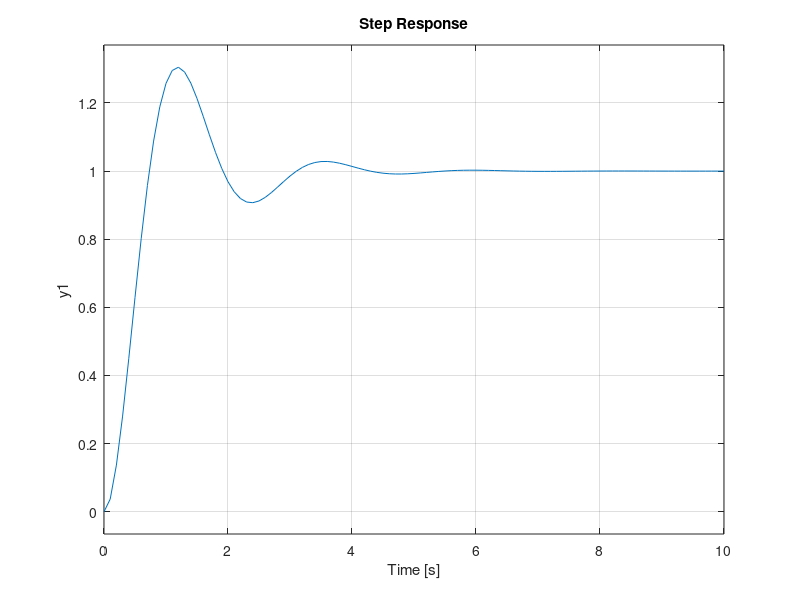
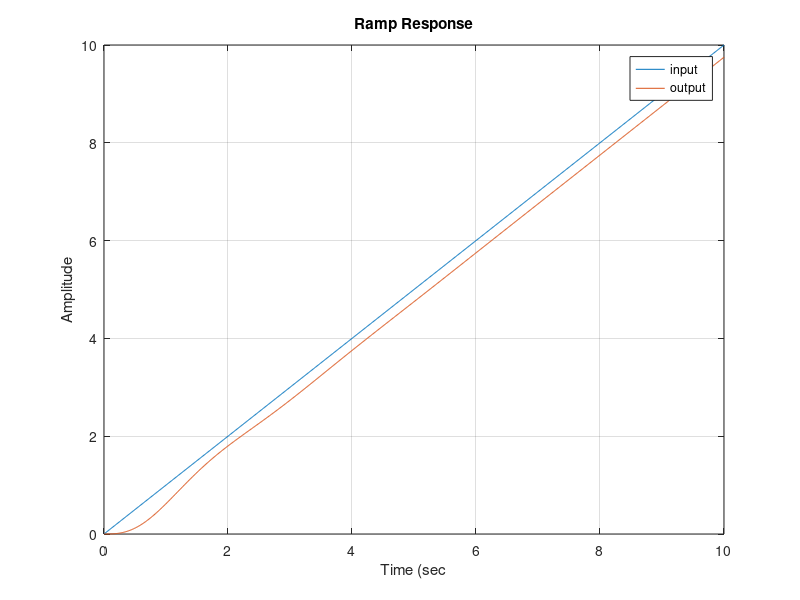
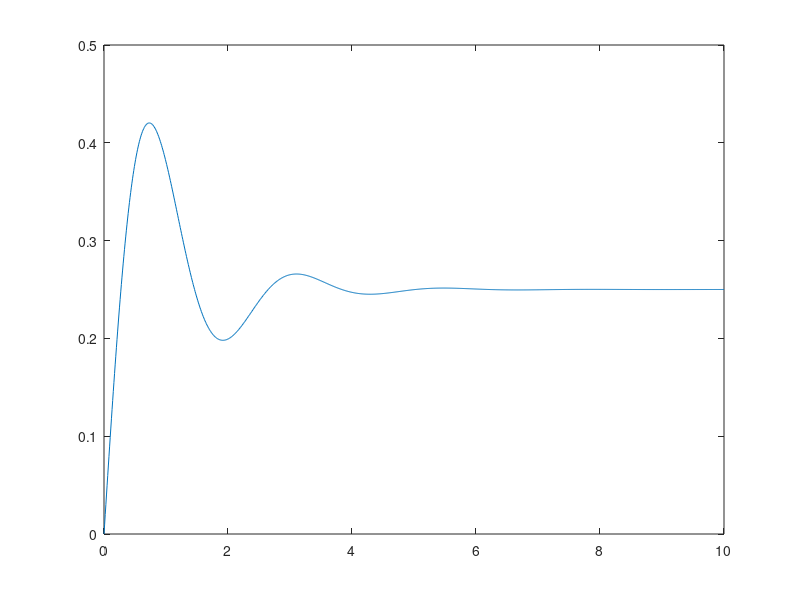

These figures' MATLAB source, in order: (Note: this script raises an error after producing the figures.)
clc, clear, close all;

% Εργαστήριο 1.

% Άσκηση 1.

% Έχουμε τη συνάρτηση μεταφοράς:
G = tf(8, [1 2 0])

% Συνάρτηση μεταφοράς κλειστού βρόχου:
Gc = feedback(G, 1, -1) % μοναδιαία βηματική ανάδραση.

% Βηματική απόκριση:
figure;
step(Gc, 10); % για χρονικό διάστημα 10sec.

% 1. Σφάλμα θέσης: βλέπουμε απο το σχήμα ότι το σφάλμα θέσης είναι μηδέν.

% 2. Σφάλμα ταχύτητας: απόκριση του συστήματος για είσοδο ράμπα.
t = 0:0.01:10;
u = t'; % ράμπα.
y = lsim(Gc, u, t); % έξοδος για το Gc, για είσοδο u και για χρόνο t.

% Plot την απόκριση του Gc για είσοδο ράμπα.
figure;
plot(t,u);
hold on;
plot(t,y);
title("Ramp Response");
xlabel("Time (sec");
ylabel("Amplitude");
legend("input", "output");
grid on;

% Plot το σφάλμα ταχύτητας. Πράγματι παρατηρούμε ότι το σφάλμα έπειτα από
% μερικές ταλαντώσεις σταθεροποιείται.
figure;
plot(t, u-y);
hold on;
yline(0.25, "--");
title("Error response");
xlabel("Time (sec)");
ylabel("Amplitude");
legend("e(t)");
grid on;

%% Άσκηση 2.
clc, clear, close all;

% Η συνάρτηση μεταφοράς του ελεγχόμενου συστήματος είναι:
G = tf([8 18], [1 0 -2])

% Σφάλμα θέσης:
kp = dcgain(G)
essp = 1/(1+kp)

% Συνάρτηση μεταφοράς συστήματος κλειστού βρόχου:
Gc = feedback(G,1,-1); % μοναδιαία αρνητική ανάδραση.

% Plot την βηματική απόκριση.
figure;
step(Gc,10);
hold on;
yline(1-essp, "r-", "y_{ss}");
[y,t] = step(Gc, 10); % y: the response.

% Το σφάλμα θέσης είναι:
ess_sim = 1 - y(end)

%% Άσκηση 3.
clc, clear, close all;

% Ελεγχόμενο σύστημα:
G = tf(4, [1 6 0])

% Ανάδραση:
H = tf(1, [1 0.75])

% Συνάρτηση μεταφοράς κλειστού βρόχου:
Gc = feedback(G, H, -1) % μοναδιαία αρνητική ανάδραση.

kp = dcgain(G*H) % open loop dc gain.
essp = 1/(1+kp)

%% Εργαστήριο 2.
clc, clear, close all;

% Συστήματα 1ης τάξης.

% Άσκηση 1.

% Το σύστημάς μας έχει συνάρτηση μεταφοράς:
num = 2;
den = [1 2];
G = tf(num, den)

figure;
step(G);
figure;
bodemag(G); % magnitude only bode diagram.

%% Άσκηση 2.
clc, clear, close all;

num = 8;
den = [1 8];
G = tf(num, den)

figure;
step(G);
figure;
bodeplot(G);

%% Συστήματα 2ης τάξης.
clc, clear, close all;

% Άσκηση 1.
G = tf(16, [1 10 16])

% Frequency ranges:
w1 = {0, 2};
w2 = {2, 8};
w3 = {8, 80};

% Step response.
figure;
step(G);

% Plot Bode magnitude:
figure;
subplot(1,3,1);
bodemag(G,w1);
ylim([-55 1]);
subplot(1,3,2);
bodemag(G,w2);
ylim([-55 1]);
subplot(1,3,3);
bodemag(G,w3);
ylim([-55 1]);

%% Άσκηση 2.
clc; clear; close all;

G = tf(1,[1 0.8 1]); % ζ = 0.4 (overshoot).
sinfo = stepinfo(G);
Tf = sinfo.SettlingTime
Tp = sinfo.PeakTime
Mp = sinfo.Overshoot    
T  = 6.9; % theoretically.  

% Step response.
figure; step(G,20); grid on
xline(Tp,"--"); xline(Tp+T,"--"); title('Step of G')

% Bode magnitude.
figure;
w = logspace(-2,2,800);
bodemag(G,w); grid on; title('Bode |G|')

zeta = [0.4 0.8 1.0];
wn   = 1;

H = cell(1,numel(zeta));           
for i = 1:numel(zeta)
    num = wn^2;
    den = [1 2*zeta(i)*wn wn^2];
    H{i} = tf(num,den);
end

% Step Response.
figure;
hold on;
grid on;
for i = 1:numel(zeta)
    step(H{i},20);               
end
hold off;
legend('\zeta=0.4','\zeta=0.8','\zeta=1.0','Location','best');
title('Step responses for different \zeta');

% Bode Plots.
figure;
hold on;
grid on;
for i = 1:numel(zeta)
    bodemag(H{i},w);               
end
hold off;
legend('\zeta=0.4','\zeta=0.8','\zeta=1.0','Location','best');
title('Bode magnitude for different \zeta');

%% Άσκηση 3.
clc, clear, close all;

z = 0.6;
wn = [2, 1, 0.5]; % range of wn values.

% Transfer Function.
G = cell(1,numel(wn));
for i=1:numel(wn)
    num = wn(i)^2;
    den = [1 2*z*wn(i)^2 wn(i)^2];
    G{i} = tf(num, den)
end

% Step Response.
figure;
hold on;
grid on;
for i = 1:numel(wn)
    step(G{i},20);               
end
hold off;
legend('w_n=2','w_n=1','w_n=0.5','Location','best');
title('Step responses for different w_n');

% Bode Plots.
figure;
hold on;
grid on;
for i = 1:numel(wn)
    bodemag(G{i},wn);               
end
hold off;
legend('w_n=2','w_n=1','w_n=0.5','Location','best');
title('Bode magnitude for different w_n');

%% Άσκηση 4.
clc, clear, close all;

z = [0.8, 0.6, 0.4, 1]; % range of z values.
wn = [2, 2.66, 4, 1.6]; % range of wn values.

% Transfer Function.
G = cell(1,numel(z));
for i=1:numel(z)
    num = wn(i)^2;
    den = [1 2*z(i)*wn(i)^2 wn(i)^2];
    G{i} = tf(num, den)
end

labels = arrayfun(@(zi,wi) sprintf('\\zeta=%.2f, \\omega_n=%.2f',zi,wi), ...
                  z, wn, 'UniformOutput', false);

% Step Response.
figure;
hold on;
grid on;
for i = 1:numel(z)
    step(G{i},20);               
end
hold off;
legend(labels,'Location','best');
title('Step responses for different \zeta and w_n');

% Bode Plots.
figure;
hold on;
grid on;
for i = 1:numel(wn)
    bodemag(G{i},wn);               
end
hold off;
legend(labels,'Location','best');
title('Bode magnitude for different \zeta and w_n');

%% Εργαστήριο 3.
clc, clear, close all;

% Άσκηση 1.

% Open loop transfer function.
s = tf('s'); % create the symbolic variable 's'.
G = 5/(0.5*s+1)

% Bode plot magnitude/phase.
figure;
bode(G);
grid on;

% Nyquist plot.
figure;
nyquist(G);
axis equal;

% Bode plot magnitude/phase but already calculated.
figure;
margin(G);
grid on;

%% Άσκηση 2.
clc, clear, close all;

% Open loop transfer function.
s = tf('s');
A = 20/((s-3)*(s+5))

% Bode plot magnitude/phase.
figure;
bode(A);
grid on;

% Nyquist plot.
figure;
nyquist(A);
axis equal;

%% Άσκηση 3.
clc, clear, close all;

% Open loop transfer function.
s = tf("s");
G = (5/(0.5*s+1))*(1/(0.2*s+1))

% Bode plot phase/margin.
figure;
margin(G);
grid on;

% Nyquist plot.
figure;
nyquist(G);
axis equal;

%% Άσκηση 4.
clc, clear, close all;

k = [1 5 8 10]; % range of k values.
s = tf("s");

G = cell(1,numel(k));
for i=1:numel(k)
    G{i} = k(i)*(1/(0.5*s+1))*(1/(0.2*s+1))*(1/(0.1*s+1));
end

% Bode Plots.
figure;
hold on;
grid on;
for i = 1:numel(k)
    bode(G{i});               
end
hold off;

%% Root Locus Plot.
clc, clear, close all;

% Root Locus Plot displays how the poles of the Closed Loop system are 
% affected due to the change of K from 0 to infinity.
% It's applied always to the Open Loop transfer function without the
% existence of the K (gain) parameter.

s = tf('s');
G = 1/(s*(s+2)) % open loop transfer function without K.

figure;
rlocus(G);
grid on;
title("Root Locus of G(s)=1/[s(s+2)]");

k = 0:0.5:20;
figure;
rlocus(G,k); % plots the root locus for specific range of k.

figure;
[K, poles] = rlocfind(G);

%% Εργαστήριο 5.
clc, clear, close all;

% Ο μετατροπέας/ενεργοποιητής μετρά τη στάθμη του νερού και δίνει εντολή
% στην αντλία να στείλει νερό στη δεξαμενή.

s = tf('s');
b = 0.006;
a = 0.007;
G = b/(s+a)

% 1. Σταθερά χρόνου και χρόνος αποκατάστασης. Βηματική απόκριση.
% Σταθερά χρόνου T = 1/a = 142.85 sec.
% Χρόνος αποκατάστασης ts = 4T = 571.4 sec.

figure;
step(G);
grid on;

% 2. Αναλογικός έλεγχος.
% α) Γεωμετρικός τόπος ριζών για μεταβαλλόμενο kp.

figure;
rlocus(G);

H = feedback(G,1,-1)

